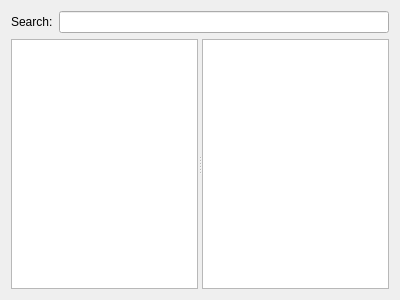
<?xml version="1.0" encoding="UTF-8"?>
<ui version="4.0">
 <class>CFrmHistory</class>
 <widget class="QWidget" name="CFrmHistory">
  <property name="geometry">
   <rect>
    <x>0</x>
    <y>0</y>
    <width>400</width>
    <height>300</height>
   </rect>
  </property>
  <property name="windowTitle">
   <string>Form</string>
  </property>
  <layout class="QGridLayout" name="gridLayout">
   <item row="0" column="0">
    <layout class="QHBoxLayout" name="hlSearch">
     <item>
      <widget class="QLabel" name="label">
       <property name="text">
        <string>Search:</string>
       </property>
      </widget>
     </item>
     <item>
      <widget class="QLineEdit" name="leSearch"/>
     </item>
    </layout>
   </item>
   <item row="1" column="0">
    <widget class="QSplitter" name="splitter">
     <property name="sizePolicy">
      <sizepolicy hsizetype="Expanding" vsizetype="Expanding">
       <horstretch>0</horstretch>
       <verstretch>0</verstretch>
      </sizepolicy>
     </property>
     <property name="orientation">
      <enum>Qt::Orientation::Horizontal</enum>
     </property>
     <widget class="QTreeView" name="treeView"/>
     <widget class="QTableView" name="tableView">
      <property name="contextMenuPolicy">
       <enum>Qt::ContextMenuPolicy::CustomContextMenu</enum>
      </property>
     </widget>
    </widget>
   </item>
  </layout>
 </widget>
 <resources/>
 <connections/>
</ui>
